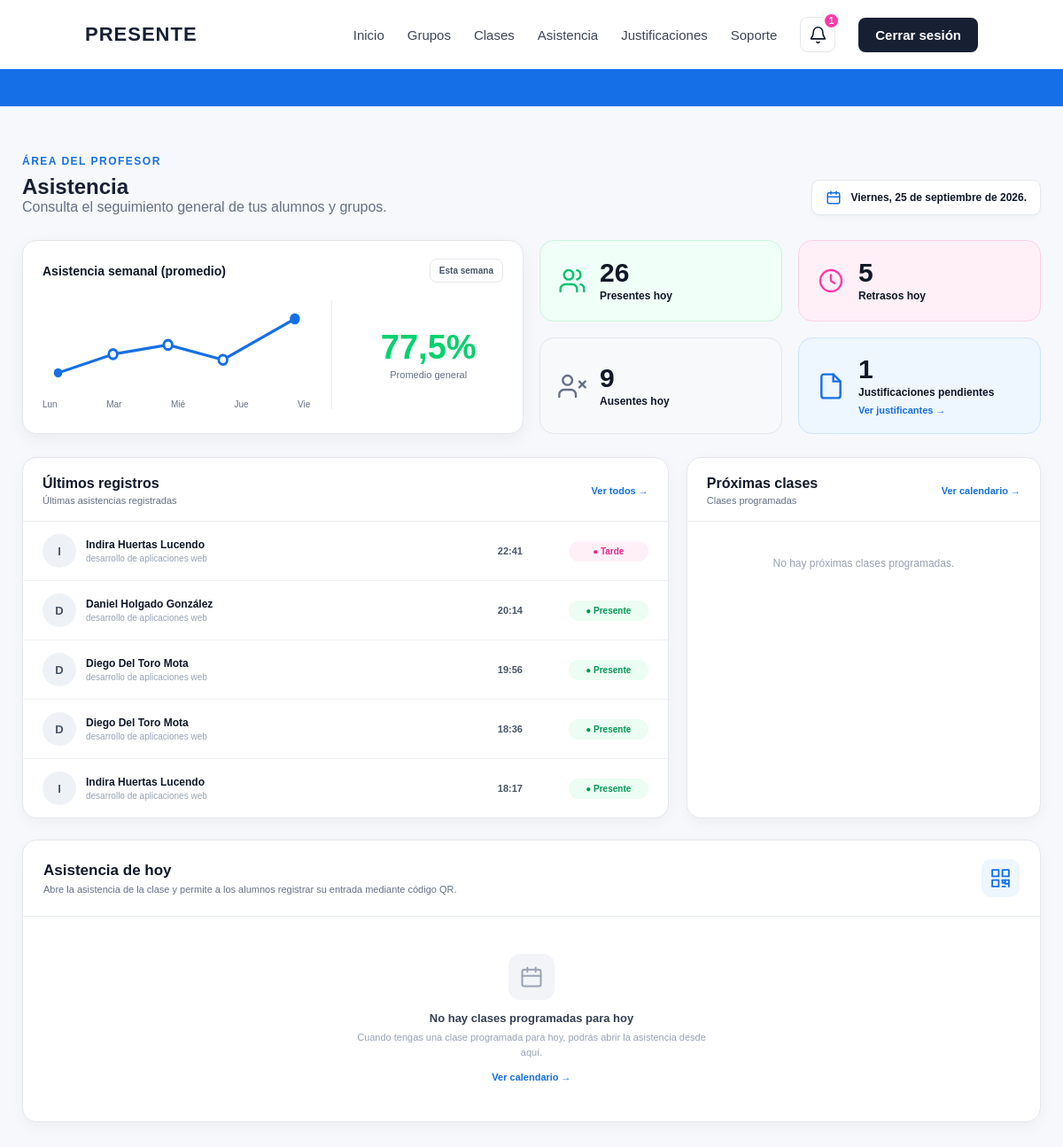
Page /profesor/asistencia/ (signed in) on the earlier database version.
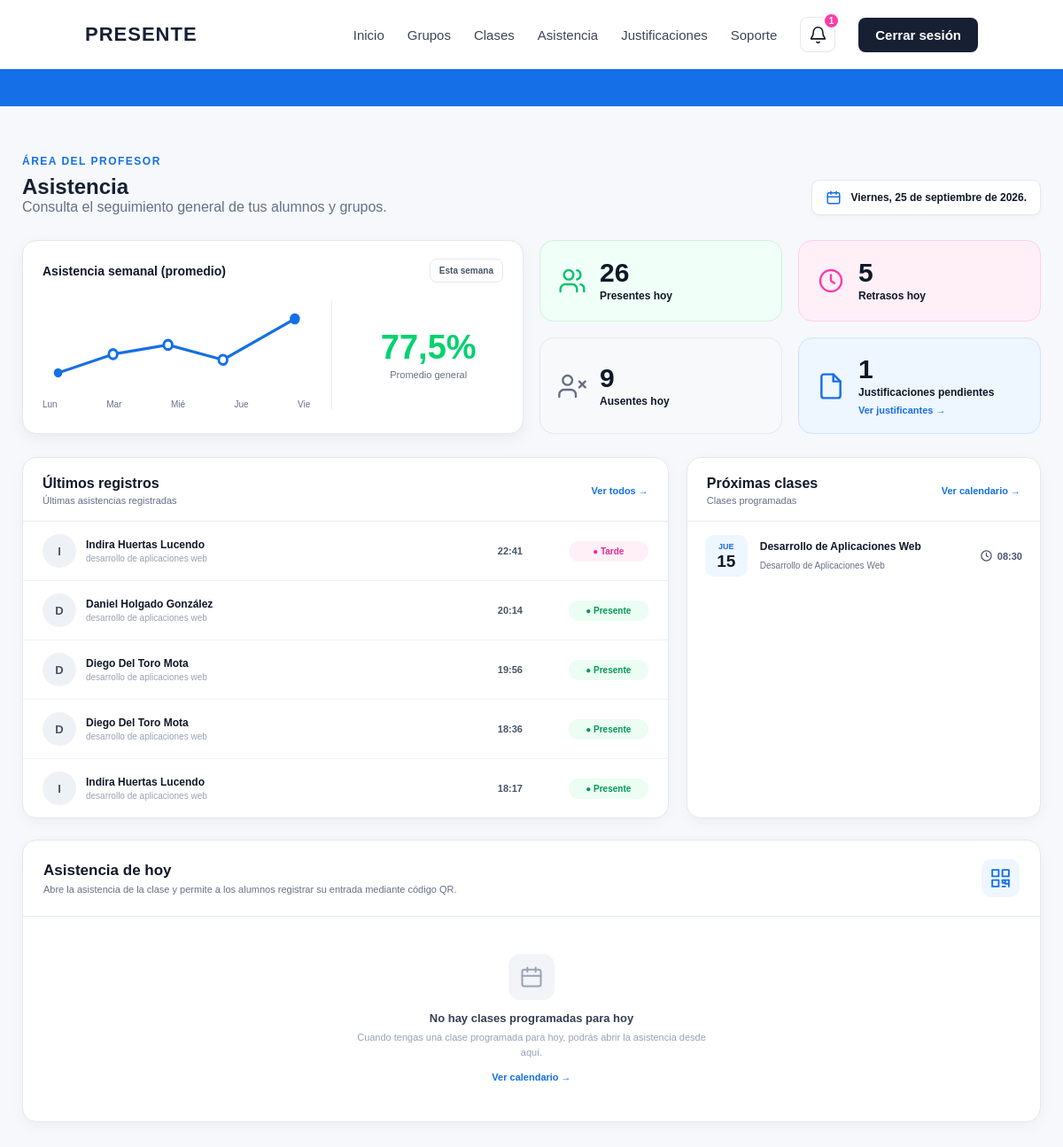
Same page on the later database version.
### asistencia/models.py (models this page shows, shortened)
class Asistencia(models.Model):
    ESTADOS = [
        ('presente', 'Presente'),
        ('tarde', 'Tarde'),
        ('ausente', 'Ausente'),
    ]
    alumno = models.ForeignKey(
        Alumno,
        on_delete=models.CASCADE
    )
    clase = models.ForeignKey(
        Clase,
        on_delete=models.CASCADE
    )
    estado = models.CharField(
        max_length=20,
        choices=ESTADOS,
        default='ausente'
    )
    hora_registro = models.TimeField(
        blank=True,
        null=True
    )
    class Meta:
        constraints = [
            models.UniqueConstraint(
                fields=[
                    'alumno',
                    'clase'
                ],
                name='asistencia_unica_por_alumno_clase'
            )
        ]

class Alumno(models.Model):
    nombre = models.CharField(
        max_length=100
    )
    apellidos = models.CharField(
        max_length=150
    )
    carrera = models.CharField(
        max_length=150
    )
    curso = models.CharField(
        max_length=50
    )
    email = models.EmailField(
        unique=True
    )
    password = models.CharField(
        max_length=128
    )
    foto = models.ImageField(
        upload_to='alumnos/',
        blank=True,
        null=True
    )
    grupo = models.ForeignKey(
        Grupo,
        on_delete=models.CASCADE
    )

class Clase(models.Model):
    grupo = models.ForeignKey(
        Grupo,
        on_delete=models.CASCADE
    )
    fecha = models.DateField()
    hora_inicio = models.TimeField()
    asistencia_abierta = models.BooleanField(
        default=False
    )
    token_qr = models.UUIDField(
        default=uuid.uuid4,
        editable=False,
        unique=True
    )
    token_qr_generado_en = models.DateTimeField(
        blank=True,
        null=True
    )

class Grupo(models.Model):
    nombre = models.CharField(
        max_length=100
    )
    asignatura = models.CharField(
        max_length=150
    )
    profesor = models.ForeignKey(
        Profesor,
        on_delete=models.CASCADE
    )

### asistencia/views.py (the view, shortened to what this page needs)
def control_asistencia(request):
    profesor_id = request.session.get(
        'profesor_id'
    )
    if not profesor_id:
        return redirect('seleccionar_login')
    profesor = get_object_or_404(
        Profesor,
        id=profesor_id
    )
    grupos = Grupo.objects.filter(
        profesor=profesor
    ).order_by(
        'asignatura',
        'nombre'
    )
    total_alumnos_global = 0
    total_registros_global = 0
    total_presentes_global = 0
    total_tardes_global = 0
    total_ausentes_global = 0
    for grupo in grupos:
        alumnos = Alumno.objects.filter(
            grupo=grupo
        )
        total_alumnos_global += alumnos.count()
        asistencias = Asistencia.objects.filter(
            clase__grupo=grupo
        )
        presentes = asistencias.filter(
            estado='presente'
        ).count()
        tardes = asistencias.filter(
            estado='tarde'
        ).count()
        ausentes = asistencias.filter(
            estado='ausente'
        ).count()
        total_presentes_global += presentes
        total_tardes_global += tardes
        total_ausentes_global += ausentes
        total_registros_global += (
            presentes +
            tardes +
            ausentes
        )
    asistencias_validas_global = (
        total_presentes_global +
        total_tardes_global
    )
    if total_registros_global > 0:
        porcentaje_global = round(
            (
                asistencias_validas_global /
                total_registros_global
            ) * 100,
            1
        )
    else:
        porcentaje_global = 0
    justificaciones_pendientes = (
        Justificacion.objects.filter(
            asistencia__clase__grupo__profesor=profesor,
            estado='pendiente'
        ).count()
    )
    ultimos_registros = (
        Asistencia.objects.filter(
            clase__grupo__profesor=profesor,
            estado__in=[
                'presente',
                'tarde'
            ]
        )
        .select_related(
            'alumno',
            'clase',
            'clase__grupo'
        )
        .exclude(
            hora_registro__isnull=True
        )
        .order_by(
            '-clase__fecha',
            '-hora_registro'
        )[:5]
    )
    hoy = timezone.localdate()
    ahora = timezone.localtime()
    proximas_clases_query = (
        Clase.objects.filter(
            grupo__profesor=profesor,
            fecha__gte=hoy
        )
        .select_related(
            'grupo'
        )
        .order_by(
            'fecha',
            'hora_inicio'
        )
    )
    proximas_clases = []
    for clase in proximas_clases_query:
        if (
            clase.fecha == hoy and
            clase.hora_inicio < ahora.time()
        ):
            continue
        proximas_clases.append(
            clase
        )
        if len(proximas_clases) == 3:
            break
    clases_hoy = (
        Clase.objects.filter(
            grupo__profesor=profesor,
            fecha=hoy
        )
        .select_related(
            'grupo'
        )
        .order_by(
            'hora_inicio'
        )
    )
    clases_hoy_datos = []
    return render(
        request,
        'asistencia/control_asistencia.html',
        {
            'profesor': profesor,
            'total_grupos':
                grupos.count(),
            'total_alumnos':
                total_alumnos_global,
            'total_presentes':
                total_presentes_global,
            'total_tardes':
                total_tardes_global,
            'total_ausentes':
                total_ausentes_global,
            'total_registros':
                total_registros_global,
            'porcentaje_global':
                porcentaje_global,
            'justificaciones_pendientes':
                justificaciones_pendientes,
            'ultimos_registros':
                ultimos_registros,
            'proximas_clases':
                proximas_clases,
            'clases_hoy':
                clases_hoy_datos,
        }
    )

### asistencia/context_processors.py (called while the page is built)
def notificaciones_profesor(request):
    profesor_id = request.session.get("profesor_id")
    if not profesor_id:
        return {
            "justificaciones_pendientes": 0
        }
    justificaciones_pendientes = (
        Justificacion.objects
        .filter(
            estado="pendiente",
            asistencia__clase__grupo__profesor_id=profesor_id
        )
        .count()
    )
    return {
        "justificaciones_pendientes": justificaciones_pendientes
    }

### asistencia/templates/asistencia/control_asistencia.html (shortened to what the changed rows need)
{% extends 'asistencia/base.html' %}
{% block content %}
<section class="panel-usuario">
    <div class="panel-contenedor" style="max-width:1180px;">
        <div class="cabecera-control">
            <div>
                <h1>
                    Asistencia
                </h1>
            </div>
        </div>
        <div class="bloque-doble">
            <div class="tarjeta-principal">
                <div class="cabecera-tarjeta">
                    <div>
                        <h2>
                            Últimos registros
                        </h2>
                    </div>
                </div>
                {% for registro in ultimos_registros %}
                    <div class="registro">
                        <div class="registro-alumno">
                            {% if registro.alumno.foto %}
                                <img
                                    src="{{ registro.alumno.foto.url }}"
                                    alt="{{ registro.alumno.nombre }}"
                                >
                            {% else %}
                                <div class="avatar">
                                    {{ registro.alumno.nombre|first }}
                                </div>
                            {% endif %}
                            <div class="datos-registro">
                                <strong>
                                    {{ registro.alumno.nombre }}
                                    {{ registro.alumno.apellidos }}
                                </strong>
                                <span>
                                    {{ registro.clase.grupo.asignatura }}
                                </span>
                            </div>
                        </div>
                        <span class="hora-registro">
                            {% if registro.hora_registro %}
                                {{ registro.hora_registro|time:"H:i" }}
                            {% else %}
                                —
                            {% endif %}
                        </span>
                        {% if registro.estado == 'presente' %}
                            <span class="estado estado-presente">
                                ● Presente
                            </span>
                        {% elif registro.estado == 'tarde' %}
                            <span class="estado estado-tarde">
                                ● Tarde
                            </span>
                        {% elif registro.estado == 'ausente' %}
                            <span class="estado estado-ausente">
                                ● Ausente
                            </span>
                        {% endif %}
                    </div>
                {% empty %}
                    <div class="vacio">
                        Todavía no hay registros de asistencia.
                    </div>
                {% endfor %}
            </div>
            <div class="tarjeta-principal">
                <div class="cabecera-tarjeta">
                    <div>
                        <h2>
                            Próximas clases
                        </h2>
                    </div>
                    <a
                        href="{% url 'clases_profesor' %}"
                        class="enlace-azul"
                    >
                    </a>
                </div>
                {% for clase in proximas_clases %}
                    <div class="proxima-clase">
                        <div class="fecha-clase">
                            <span>
                                {{ clase.fecha|date:"D" }}
                            </span>
                            <strong>
                                {{ clase.fecha|date:"d" }}
                            </strong>
                        </div>
                        <div class="datos-clase">
                            <strong>
                                {{ clase.grupo.asignatura }}
                            </strong>
                            <span>
                                {{ clase.grupo.nombre }}
                            </span>
                        </div>
                        <div class="hora-clase">
                            <svg
                                width="15"
                                height="15"
                                viewBox="0 0 24 24"
                                fill="none"
                                stroke="currentColor"
                                stroke-width="2"
                                stroke-linecap="round"
                                stroke-linejoin="round"
                            >
                                <circle cx="12" cy="12" r="9"></circle>
                                <polyline points="12 7 12 12 15 14"></polyline>
                            </svg>
                            {{ clase.hora_inicio|time:"H:i" }}
                        </div>
                    </div>
                {% empty %}
                    <div class="vacio">
                        No hay próximas clases programadas.
                    </div>
                {% endfor %}
            </div>
        </div>
        <div class="tarjeta-asistencia-hoy">
            <div class="cabecera-asistencia-hoy">
                <div>
                    <h2>
                        Asistencia de hoy
                    </h2>
                </div>
            </div>
        </div>
    </div>
</section>
{% endblock %}

Differences in the rows shown:
added Clase: fecha "JUE", fecha "15", grupo.asignatura "Desarrollo de Aplicaciones Web", grupo.nombre "Desarrollo de Aplicaciones Web", hora_inicio "08:30"
Other differences:
text no longer shown: "No hay próximas clases programadas."
